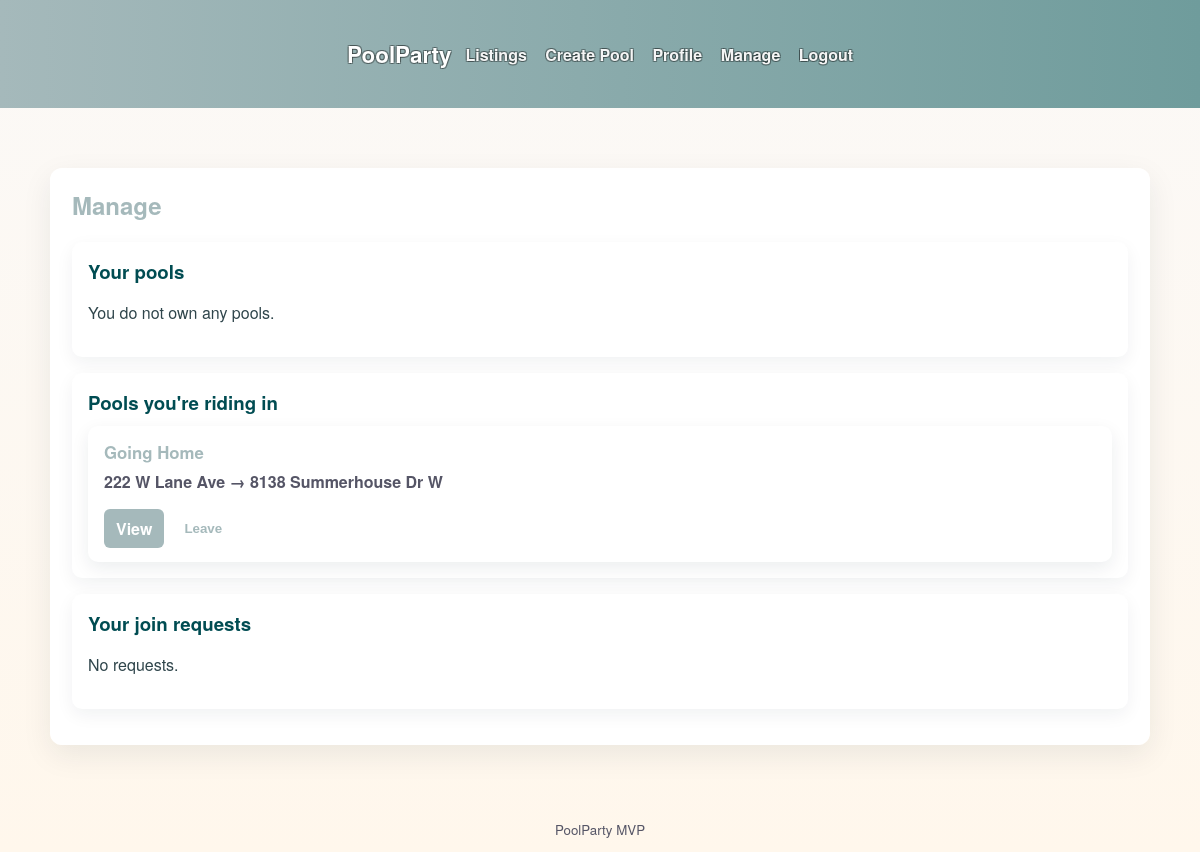
The app's page /manage (signed in) with its own data.
### app/models.py (models this page shows, shortened)
class Ride(db.Model):
    id = db.Column(db.Integer, primary_key=True)
    pool_id = db.Column(db.Integer, db.ForeignKey('pool.id'))
    user_id = db.Column(db.Integer, db.ForeignKey('user.id'))
    status = db.Column(db.String(20), default='scheduled')  # scheduled/completed/cancelled
    created_at = db.Column(db.DateTime, default=datetime.utcnow)
    passenger = db.relationship('User')

class Pool(db.Model):
    id = db.Column(db.Integer, primary_key=True)
    title = db.Column(db.String(140), nullable=False)
    origin = db.Column(db.String(140), nullable=False)
    origin_lat = db.Column(db.Float, nullable=True)
    origin_lng = db.Column(db.Float, nullable=True)
    destination = db.Column(db.String(140), nullable=False)
    dest_lat = db.Column(db.Float, nullable=True)
    dest_lng = db.Column(db.Float, nullable=True)
    depart_time = db.Column(db.DateTime, nullable=True)
    seats = db.Column(db.Integer, default=1)
    description = db.Column(db.Text)
    cancelled = db.Column(db.Boolean, default=False)
    created_at = db.Column(db.DateTime, default=datetime.utcnow)
    owner_id = db.Column(db.Integer, db.ForeignKey('user.id'))
    join_requests = db.relationship('JoinRequest', backref='pool', lazy='dynamic')
    rides = db.relationship('Ride', backref='pool', lazy='dynamic')

### app/main.py (the view, shortened to what this page needs)
@main_bp.route('/manage')
@login_required
def manage():
    try:
        owned_pools = Pool.query.filter_by(owner_id=current_user.id, cancelled=False).all()
    except Exception:
        owned_pools = Pool.query.filter_by(owner_id=current_user.id).all()
    my_rides = Ride.query.filter_by(user_id=current_user.id).join(Pool).filter(Pool.owner_id != current_user.id).all()
    if my_rides:
        filtered_rides = []
        for ride in my_rides:
            if hasattr(ride.pool, 'cancelled') and ride.pool.cancelled:
                continue
            if ride.status == 'cancelled':
                continue
            filtered_rides.append(ride)
        my_rides = filtered_rides
    raw_requests = JoinRequest.query.filter_by(user_id=current_user.id, status='pending').all()
    my_requests = []
    owner_raw_requests = JoinRequest.query.join(Pool).filter(Pool.owner_id == current_user.id, JoinRequest.status == 'pending').all()
    owner_requests = []
    for jr in owner_raw_requests:
        pool = jr.pool
        if hasattr(pool, 'cancelled') and pool.cancelled:
            continue
        owner_requests.append(jr)
    owner_pools_info = []
    return render_template('manage.html', owned_pools=owned_pools, my_requests=my_requests, my_rides=my_rides, owner_requests=owner_requests, owner_pools_info=owner_pools_info)

### app/models.py (called while the page is built)
@login_manager.user_loader
def load_user(user_id):
    return User.query.get(int(user_id))

### app/templates/manage.html
{% extends 'base.html' %}
{% block content %}
  <div class="page-card">
    <h2>Manage</h2>
    <section class="section-card">
      <h3>Your pools</h3>
      {% if owner_pools_info %}
        <div class="listings-grid">
      {% for info in owner_pools_info %}
        {% set p = info.pool %}
        <div class="card">
          <div class="card-body">
            <div style="display:flex;justify-content:space-between;align-items:center;margin-bottom:8px;">
              <div>
                <div class="card-title">{{ p.title }}</div>
                <div class="card-route">{{ p.origin }} → {{ p.destination }} {% if p.depart_time %}• {{ p.depart_time.strftime('%Y-%m-%d %H:%M') }}{% endif %}</div>
                <div class="card-meta">
                  <span class="pill">Seats: {{ p.seats }}</span>
                  <a href="{{ url_for('main.pool_detail', pool_id=p.id) }}" class="muted">View</a>
                </div>
              </div>
              <div>
                <form method="post" action="{{ url_for('main.cancel_pool', pool_id=p.id) }}" style="display:inline">
                  <button type="submit" class="btn secondary">Cancel Pool</button>
                </form>
              </div>
            </div>
            <div style="margin-top:6px;">
              <strong>Riders</strong>
              <ul>
                {% if info.riders %}
                  {% for item in info.riders %}
                    <li>{{ item.user.username }} {% if item.ride.status != 'cancelled' %} — {{ item.ride.status }}{% else %} — <em>cancelled</em>{% endif %}
                      <form method="post" action="{{ url_for('main.remove_rider', pool_id=p.id, user_id=item.user.id) }}" style="display:inline;margin-left:8px;">
                        <button type="submit" class="btn secondary">Remove</button>
                      </form>
                    </li>
                  {% endfor %}
                {% else %}
                  <li class="muted">No riders yet.</li>
                {% endif %}
              </ul>
            </div>
            <div style="margin-top:8px;">
              <strong>Pending requests</strong>
              <ul>
                {% if info.requests %}
                  {% for jr in info.requests %}
                    <li>
                      <div style="display:flex;justify-content:space-between;align-items:center;gap:10px;">
                        <div>
                          <div><strong>{{ jr.requester.username }}</strong> <span class="muted">({{ jr.requester.email }})</span></div>
                          {% if jr.message %}
                            <div class="muted">"{{ jr.message }}"</div>
                          {% endif %}
                          {% if jr.added_human %}
                            <div style="margin-top:6px;" class="muted">Adds <strong>{{ jr.added_human }}</strong> to route for pickup</div>
                          {% endif %}
                        </div>
                        <div style="white-space:nowrap;">
                          <a href="{{ url_for('main.handle_request', req_id=jr.id, action='accept') }}" class="btn">Accept</a>
                          <a href="{{ url_for('main.handle_request', req_id=jr.id, action='reject') }}" class="btn secondary">Reject</a>
                        </div>
                      </div>
                    </li>
                  {% endfor %}
                {% else %}
                  <li class="muted">No pending requests.</li>
                {% endif %}
              </ul>
            </div>
          </div>
        </div>
      {% endfor %}
        </div>
      {% else %}
        <p>You do not own any pools.</p>
      {% endif %}
    </section>
    <section class="section-card">
      <h3>Pools you're riding in</h3>
      {% if my_rides %}
        <div class="listings-grid">
      {% for ride in my_rides %}
        <div class="card">
          <div class="card-body">
            <div class="card-title">{{ ride.pool.title }}</div>
            <div class="card-route">{{ ride.pool.origin }} → {{ ride.pool.destination }}</div>
            <div style="margin-top:8px;display:flex;gap:8px;align-items:center;">
              <a href="{{ url_for('main.pool_detail', pool_id=ride.pool.id) }}" class="btn">View</a>
              <form method="post" action="{{ url_for('main.leave_pool', pool_id=ride.pool.id) }}" style="display:inline">
                <button type="submit" class="btn secondary">Leave</button>
              </form>
            </div>
          </div>
        </div>
      {% endfor %}
        </div>
      {% else %}
        <p>You are not riding in any pools.</p>
      {% endif %}
    </section>
    <section class="section-card">
      <h3>Your join requests</h3>
      {% if my_requests %}
        <div class="listings-grid">
      {% for r in my_requests %}
        <div class="card">
          <div class="card-body">
            <div style="display:flex;justify-content:space-between;align-items:center;">
              <div>
                <div class="card-title">{{ r.pool.title }}</div>
                <div class="card-route">{{ r.pool.origin }} → {{ r.pool.destination }}</div>
                <div class="muted">requested on {{ r.created_at.strftime('%Y-%m-%d') }}</div>
                {% if r.message %}
                  <div style="margin-top:6px;" class="muted">"{{ r.message }}"</div>
                {% endif %}
              </div>
              <div style="white-space:nowrap;display:flex;gap:8px;align-items:center;">
                <a href="{{ url_for('main.pool_detail', pool_id=r.pool.id) }}" class="btn">View</a>
                <form method="post" action="{{ url_for('main.cancel_request', req_id=r.id) }}" style="display:inline">
                  <button type="submit" class="btn secondary">Cancel</button>
                </form>
              </div>
            </div>
          </div>
        </div>
      {% endfor %}
        </div>
      {% else %}
        <p>No requests.</p>
      {% endif %}
    </section>
  </div>
{% endblock %}

### app/static/css/style.css (style rules this page uses)
:root { --ocean-600: #a5b9bb; --ocean-400: #6f9c9c; --ocean-800: #004c52; --sand-100: #fff7ec; --sand-300: #ffe9c6; --coral: #879c9bcf; --text: #123; --muted: #556; }
body { font-family: 'Helvetica Neue', 'Open Sans', sans-serif; margin: 0; padding: 0; color: var(--text); background: linear-gradient(180deg, #fbf9f7 0%, var(--sand-100) 100%); position: relative; overflow-x: hidden; }
body::before { content: ""; position: fixed; inset: 0; background-image: url('https://images.pexels.com/photos/7676849/pexels-photo-7676849.jpeg'); background-repeat: no-repeat; background-position: center center; background-size: cover; z-index: -1; opacity: 0.36; transform-origin: center; filter: saturate(1.15) contrast(1.08) brightness(1.03); pointer-events: none; animation: pp-bg-float 28s ease-in-out infinite; }
.listings-grid { display:grid; grid-template-columns: repeat(auto-fit, minmax(260px, 1fr)); gap:18px; }
.card { background: white; border-radius: 10px; box-shadow: 0 6px 18px rgba(18,36,56,0.08); overflow: hidden; display:flex; flex-direction:column; transition: transform .14s ease, box-shadow .14s ease; }
.card-body { padding: 14px 16px; flex:1; display:flex; flex-direction:column; }
.card-title { font-size:1.05rem; font-weight:700; color:var(--ocean-600); margin-bottom:6px; }
.card-route { font-weight:600; color:var(--muted); margin-bottom:8px; }
.btn { background: var(--ocean-600); color:white; padding:8px 12px; border-radius:6px; text-decoration:none; font-weight:700; }
.btn.secondary { background: transparent; color:var(--ocean-600); border: 1px solid var(--ocean-300); }
h2 { color: var(--ocean-600); margin-top:0; }
h3 { color:#234; margin-bottom:6px; }
p { line-height:1.5; color:#2f454b; }
a { color:var(--ocean-600); }
.page-card { max-width: 1100px; margin: 18px auto; background: rgba(255,255,255,0.96); border-radius: 12px; box-shadow: 0 10px 30px rgba(12,32,48,0.08); padding: 20px 22px; }
.section-card { background: #fff; border-radius: 10px; padding: 16px; box-shadow: 0 6px 18px rgba(18,36,56,0.06); margin-bottom: 16px; }
.section-card h3 { margin-top: 0; margin-bottom: 10px; color: var(--ocean-800); }

### records on screen
Ride: pool "Going Home", pool.origin "222 W Lane Ave", pool.destination "8138 Summerhouse Dr W"
